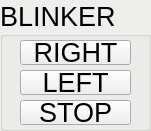
     <widget class="QGroupBox" name="gb2_blinker">
      <property name="enabled">
       <bool>true</bool>
      </property>
      <property name="geometry">
       <rect>
        <x>280</x>
        <y>570</y>
        <width>151</width>
        <height>131</height>
       </rect>
      </property>
      <property name="palette">
       <palette>
        <active>
         <colorrole role="Base">
          <brush brushstyle="SolidPattern">
           <color alpha="255">
            <red>255</red>
            <green>255</green>
            <blue>255</blue>
           </color>
          </brush>
         </colorrole>
         <colorrole role="Window">
          <brush brushstyle="SolidPattern">
           <color alpha="255">
            <red>238</red>
            <green>238</green>
            <blue>236</blue>
           </color>
          </brush>
         </colorrole>
        </active>
        <inactive>
         <colorrole role="Base">
          <brush brushstyle="SolidPattern">
           <color alpha="255">
            <red>255</red>
            <green>255</green>
            <blue>255</blue>
           </color>
          </brush>
         </colorrole>
         <colorrole role="Window">
          <brush brushstyle="SolidPattern">
           <color alpha="255">
            <red>238</red>
            <green>238</green>
            <blue>236</blue>
           </color>
          </brush>
         </colorrole>
        </inactive>
        <disabled>
         <colorrole role="Base">
          <brush brushstyle="SolidPattern">
           <color alpha="255">
            <red>238</red>
            <green>238</green>
            <blue>236</blue>
           </color>
          </brush>
         </colorrole>
         <colorrole role="Window">
          <brush brushstyle="SolidPattern">
           <color alpha="255">
            <red>238</red>
            <green>238</green>
            <blue>236</blue>
           </color>
          </brush>
         </colorrole>
        </disabled>
       </palette>
      </property>
      <property name="font">
       <font>
        <pointsize>20</pointsize>
       </font>
      </property>
      <property name="autoFillBackground">
       <bool>true</bool>
      </property>
      <property name="title">
       <string>BLINKER</string>
      </property>
      <widget class="QPushButton" name="bt2_blinker_right">
       <property name="geometry">
        <rect>
         <x>20</x>
         <y>40</y>
         <width>111</width>
         <height>25</height>
        </rect>
       </property>
       <property name="text">
        <string>RIGHT</string>
       </property>
      </widget>
      <widget class="QPushButton" name="bt2_blinker_left">
       <property name="geometry">
        <rect>
         <x>20</x>
         <y>70</y>
         <width>111</width>
         <height>25</height>
        </rect>
       </property>
       <property name="text">
        <string>LEFT</string>
       </property>
      </widget>
      <widget class="QPushButton" name="bt2_blinker_stop">
       <property name="geometry">
        <rect>
         <x>20</x>
         <y>100</y>
         <width>111</width>
         <height>25</height>
        </rect>
       </property>
       <property name="text">
        <string>STOP</string>
       </property>
      </widget>
     </widget>
